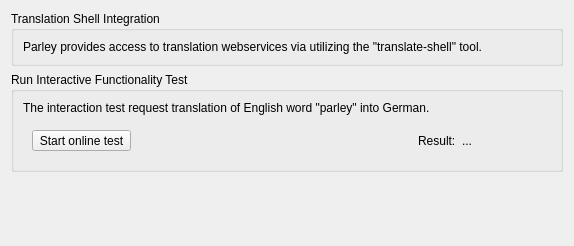
<?xml version="1.0" encoding="UTF-8"?>
<ui version="4.0">
 <author>Peter Hedlund</author>
 <class>TranslationShellPage</class>
 <widget class="QWidget" name="TranslationShellPage">
  <property name="geometry">
   <rect>
    <x>0</x>
    <y>0</y>
    <width>574</width>
    <height>246</height>
   </rect>
  </property>
  <layout class="QVBoxLayout" name="verticalLayout">
   <item>
    <widget class="QGroupBox" name="groupBoxInstalledStatus">
     <property name="title">
      <string>Translation Shell Integration</string>
     </property>
     <layout class="QVBoxLayout" name="groupBoxLayoutInstalledStatus">
      <item>
       <widget class="QLabel" name="label">
        <property name="sizePolicy">
         <sizepolicy hsizetype="Preferred" vsizetype="Preferred">
          <horstretch>0</horstretch>
          <verstretch>0</verstretch>
         </sizepolicy>
        </property>
        <property name="minimumSize">
         <size>
          <width>0</width>
          <height>0</height>
         </size>
        </property>
        <property name="text">
         <string notr="true">Parley provides access to translation webservices via utilizing the &quot;translate-shell&quot; tool.</string>
        </property>
        <property name="textInteractionFlags">
         <set>Qt::LinksAccessibleByMouse|Qt::TextSelectableByMouse</set>
        </property>
       </widget>
      </item>
      <item>
       <layout class="QFormLayout" name="formLayoutInstalledState"/>
      </item>
     </layout>
    </widget>
   </item>
   <item>
    <widget class="QGroupBox" name="groupBox">
     <property name="title">
      <string>Run Interactive Functionality Test</string>
     </property>
     <layout class="QVBoxLayout" name="verticalLayout_4">
      <item>
       <widget class="QLabel" name="label_2">
        <property name="text">
         <string>The interaction test request translation of English word &quot;parley&quot; into German.</string>
        </property>
       </widget>
      </item>
      <item>
       <widget class="QWidget" name="widget" native="true">
        <layout class="QHBoxLayout" name="horizontalLayout_2">
         <item>
          <widget class="QToolButton" name="buttonRunTest">
           <property name="text">
            <string>Start online test</string>
           </property>
          </widget>
         </item>
         <item>
          <spacer name="horizontalSpacer">
           <property name="orientation">
            <enum>Qt::Horizontal</enum>
           </property>
           <property name="sizeHint" stdset="0">
            <size>
             <width>40</width>
             <height>20</height>
            </size>
           </property>
          </spacer>
         </item>
         <item>
          <widget class="QLabel" name="label_3">
           <property name="text">
            <string>Result:</string>
           </property>
          </widget>
         </item>
         <item>
          <widget class="QLabel" name="labelResultArea">
           <property name="minimumSize">
            <size>
             <width>80</width>
             <height>0</height>
            </size>
           </property>
           <property name="text">
            <string>...</string>
           </property>
          </widget>
         </item>
        </layout>
       </widget>
      </item>
      <item>
       <layout class="QVBoxLayout" name="verticalLayout_3"/>
      </item>
     </layout>
    </widget>
   </item>
   <item>
    <spacer name="verticalSpacer">
     <property name="orientation">
      <enum>Qt::Vertical</enum>
     </property>
     <property name="sizeHint" stdset="0">
      <size>
       <width>20</width>
       <height>40</height>
      </size>
     </property>
    </spacer>
   </item>
  </layout>
 </widget>
 <resources/>
 <connections/>
</ui>
